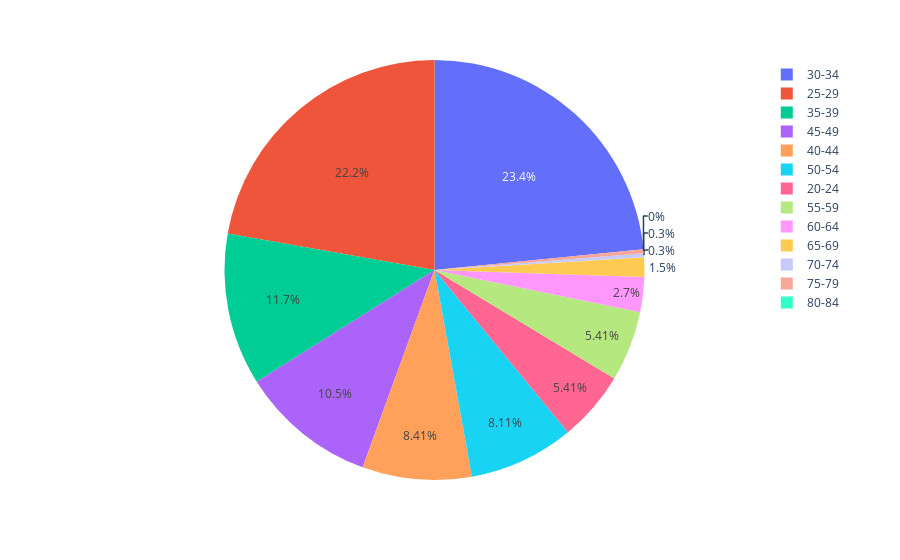

This figure's notebook cell:
### Code cell
fig = px.pie(piedf, values='Athletes', names='Age Range')
fig.show()

### Figure 1 — Plotly figure (JSON) as saved in the notebook; plotly's stock layout.template omitted (floating-point values rounded to 4 significant figures)
{"data": [{"domain": {"x": [0, 1], "y": [0, 1]}, "hovertemplate": "Age Range=%{label}<br>Athletes=%{value}<extra></extra>", "labels": ["20-24", "25-29", "30-34", "35-39", "40-44", "45-49", "50-54", "55-59", "60-64", "65-69", "70-74", "75-79", "80-84"], "legendgroup": "", "name": "", "showlegend": true, "type": "pie", "values": [18, 74, 78, 39, 28, 35, 27, 18, 9, 5, 1, 1, 0]}], "layout": {"legend": {"tracegroupgap": 0}, "margin": {"t": 60}}}
